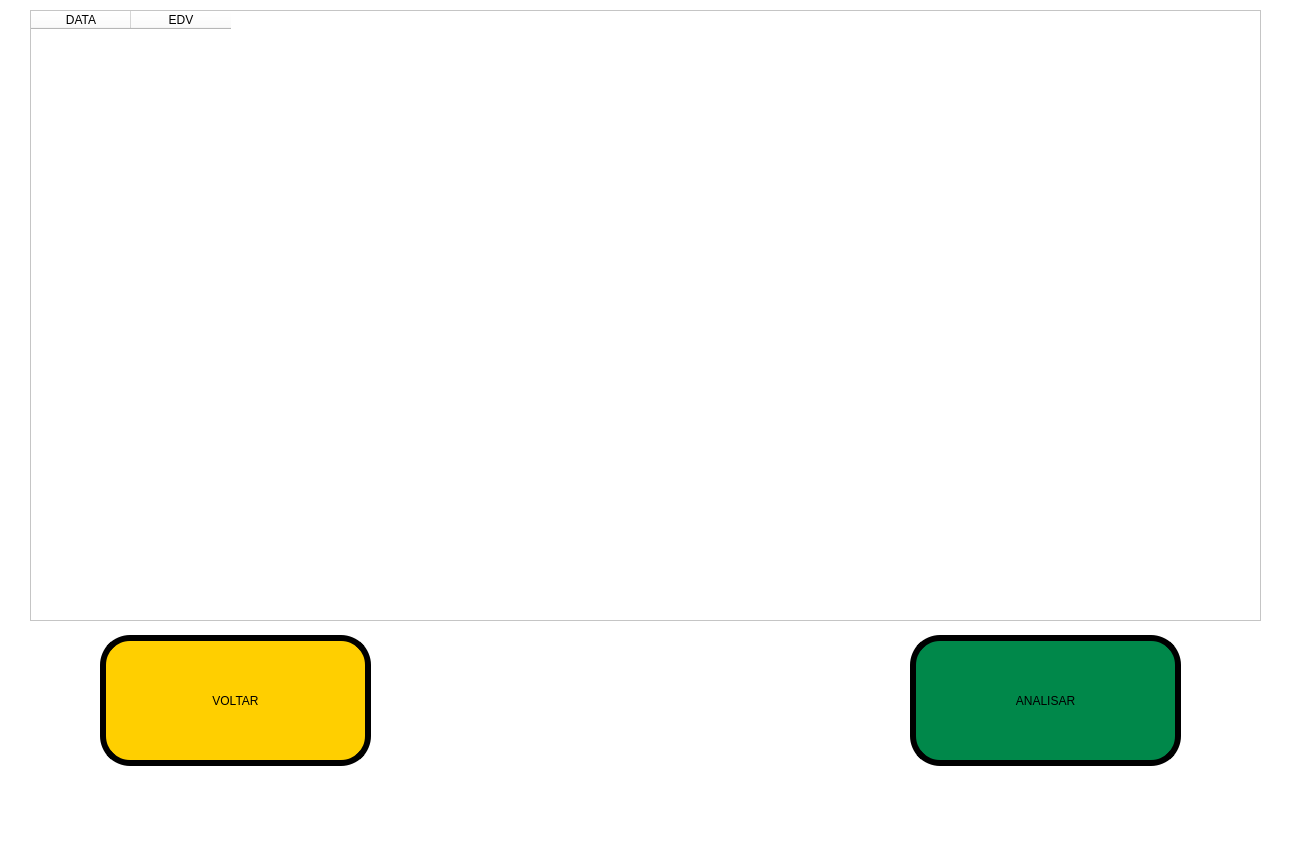
<?xml version="1.0" encoding="UTF-8"?>
<ui version="4.0">
 <class>cadastros_historico_utilizacao</class>
 <widget class="QMainWindow" name="cadastros_historico_utilizacao">
  <property name="geometry">
   <rect>
    <x>0</x>
    <y>0</y>
    <width>1290</width>
    <height>841</height>
   </rect>
  </property>
  <property name="minimumSize">
   <size>
    <width>1290</width>
    <height>841</height>
   </size>
  </property>
  <property name="maximumSize">
   <size>
    <width>1290</width>
    <height>841</height>
   </size>
  </property>
  <property name="windowTitle">
   <string>MainWindow</string>
  </property>
  <property name="styleSheet">
   <string notr="true">background-color: rgb(255, 255, 255);</string>
  </property>
  <property name="animated">
   <bool>true</bool>
  </property>
  <widget class="QWidget" name="centralwidget">
   <widget class="QLabel" name="Label_Borda">
    <property name="geometry">
     <rect>
      <x>0</x>
      <y>783</y>
      <width>1290</width>
      <height>18</height>
     </rect>
    </property>
    <property name="text">
     <string/>
    </property>
    <property name="pixmap">
     <pixmap>Imagens/Borda.png</pixmap>
    </property>
    <property name="scaledContents">
     <bool>true</bool>
    </property>
   </widget>
   <widget class="QTableWidget" name="tabela_utilizacao">
    <property name="geometry">
     <rect>
      <x>30</x>
      <y>10</y>
      <width>1231</width>
      <height>611</height>
     </rect>
    </property>
    <property name="styleSheet">
     <string notr="true">font: 75 20pt &quot;Bosch Sans Bold&quot;;</string>
    </property>
    <column>
     <property name="text">
      <string>DATA</string>
     </property>
    </column>
    <column>
     <property name="text">
      <string>EDV</string>
     </property>
    </column>
   </widget>
   <widget class="QPushButton" name="botao_voltar">
    <property name="geometry">
     <rect>
      <x>100</x>
      <y>635</y>
      <width>271</width>
      <height>131</height>
     </rect>
    </property>
    <property name="whatsThis">
     <string>&lt;html&gt;&lt;head/&gt;&lt;body&gt;&lt;p&gt;&lt;span style=&quot; color:#ffffff;&quot;&gt;OI&lt;/span&gt;&lt;/p&gt;&lt;/body&gt;&lt;/html&gt;</string>
    </property>
    <property name="styleSheet">
     <string notr="true">border-style: outset;
color: rgb(0, 0, 0);
border-color: rgb(0, 0, 0);
border-width:6px;
border-radius: 30px;

font: 75 34pt &quot;Bosch Sans Bold&quot;;
background-color: rgb(255,207,0);</string>
    </property>
    <property name="text">
     <string>VOLTAR</string>
    </property>
   </widget>
   <widget class="QPushButton" name="botao_analisar">
    <property name="geometry">
     <rect>
      <x>910</x>
      <y>635</y>
      <width>271</width>
      <height>131</height>
     </rect>
    </property>
    <property name="whatsThis">
     <string>&lt;html&gt;&lt;head/&gt;&lt;body&gt;&lt;p&gt;&lt;span style=&quot; color:#ffffff;&quot;&gt;OI&lt;/span&gt;&lt;/p&gt;&lt;/body&gt;&lt;/html&gt;</string>
    </property>
    <property name="styleSheet">
     <string notr="true">border-style: outset;
color: rgb(0, 0, 0);
border-color: rgb(0, 0, 0);
border-width:6px;
border-radius: 30px;

font: 75 35pt &quot;Bosch Sans Bold&quot;;
background-color: rgb(0,136,74);</string>
    </property>
    <property name="text">
     <string>ANALISAR</string>
    </property>
   </widget>
  </widget>
  <widget class="QMenuBar" name="menubar">
   <property name="geometry">
    <rect>
     <x>0</x>
     <y>0</y>
     <width>1290</width>
     <height>21</height>
    </rect>
   </property>
  </widget>
  <widget class="QStatusBar" name="statusbar"/>
 </widget>
 <resources/>
 <connections/>
</ui>
